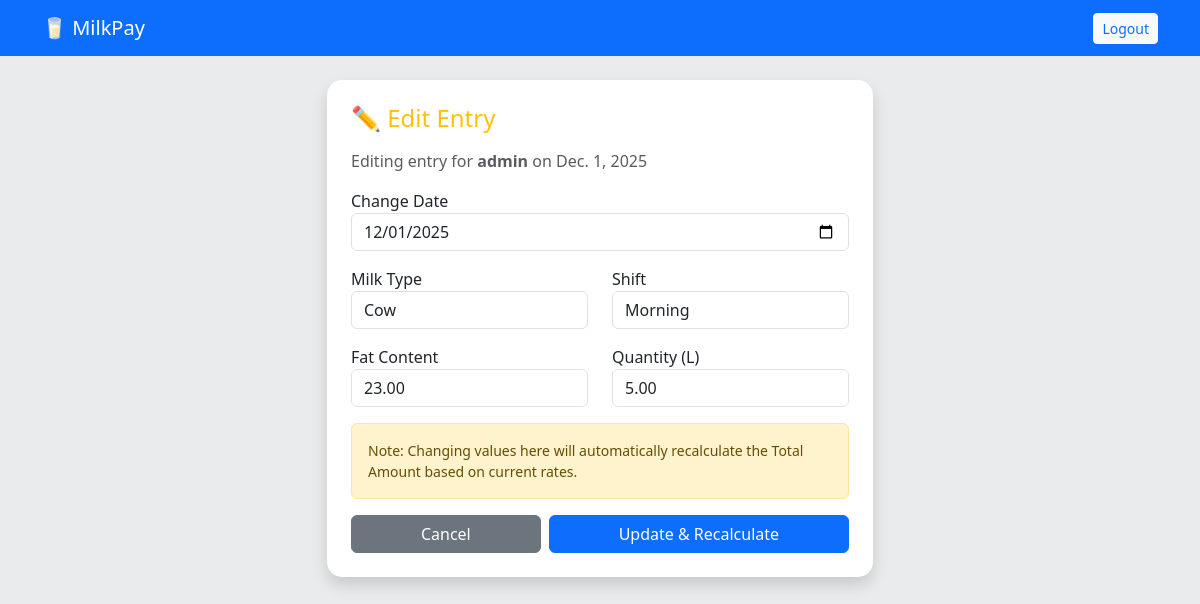
Page /edit-entry/1/ (signed in) on the committed database.
### core/models.py (models this page shows, shortened)
class MilkEntry(models.Model):
    farmer = models.ForeignKey(User, on_delete=models.CASCADE, related_name='entries',limit_choices_to={'is_farmer': True})
    date = models.DateField(default=timezone.now)
    shift = models.CharField(max_length=10, choices=[('Morning', 'Morning'), ('Evening', 'Evening')])
    milk_type = models.CharField(max_length=10, choices=[('Cow', 'Cow'), ('Buffalo', 'Buffalo')], default='Cow')
    fat = models.DecimalField(max_digits=4, decimal_places=2)
    quantity = models.DecimalField(max_digits=5, decimal_places=2) # Liters
    rate_applied = models.DecimalField(max_digits=6, decimal_places=2, blank=True)
    total_amount = models.DecimalField(max_digits=10, decimal_places=2, blank=True)
    created_at = models.DateTimeField(auto_now_add=True)

class User(AbstractUser):
    is_farmer = models.BooleanField(default=False)
    is_admin = models.BooleanField(default=False)
    phone = models.CharField(max_length=11, blank=True)
    address = models.TextField(blank=True)

### core/views.py (the view)
# urls.py: path('edit-entry/<int:entry_id>/', views.edit_entry, name='edit_entry'),
@login_required
def edit_entry(request, entry_id):
    if not request.user.is_superuser:
        return redirect('dashboard')
    entry = get_object_or_404(MilkEntry, id=entry_id)
    if request.method == 'POST':
        form = MilkEntryForm(request.POST, instance=entry)
        if form.is_valid():
            form.save()
            return redirect('admin_dashboard')
    else:
        form = MilkEntryForm(instance=entry)
    return render(request, 'core/edit_entry.html', {'form': form, 'entry': entry})

### core/forms.py (shortened to what this page needs)
class MilkEntryForm(forms.ModelForm):
    class Meta:
        model = MilkEntry
        fields = ['farmer', 'date', 'shift', 'milk_type', 'fat', 'quantity']
        widgets = {
            'farmer': forms.Select(attrs={'class': 'form-control'}),
            'date': forms.DateInput(attrs={'class': 'form-control', 'type': 'date'}),
            'shift': forms.Select(attrs={'class': 'form-control'}),
            'milk_type': forms.Select(attrs={'class': 'form-control'}),
            'fat': forms.NumberInput(attrs={'class': 'form-control', 'step': '0.1'}),
            'quantity': forms.NumberInput(attrs={'class': 'form-control', 'step': '0.1'}),
        }

### core/templates/core/edit_entry.html (shortened to what this page needs)
{% extends 'core/base.html' %}
{% block content %}
<div class="row justify-content-center">
    <div class="col-md-6">
        <div class="card p-4 shadow">
            <h4 class="mb-3 text-warning">✏️ Edit Entry</h4>
            <p class="text-muted">Editing entry for <strong>{{ entry.farmer.username }}</strong> on {{ entry.date }}</p>
            <form method="post">
                <div class="mb-3">
                    <label>Change Date</label>
                    {{ form.date }}
                </div>
                <div class="row mb-3">
                    <div class="col">
                        <label>Milk Type</label>
                        {{ form.milk_type }}
                    </div>
                    <div class="col">
                        <label>Shift</label>
                        {{ form.shift }}
                    </div>
                </div>
                <div class="row mb-3">
                    <div class="col">
                        <label>Fat Content</label>
                        {{ form.fat }}
                    </div>
                    <div class="col">
                        <label>Quantity (L)</label>
                        {{ form.quantity }}
                    </div>
                </div>
                <div class="alert alert-warning small">
                    Note: Changing values here will automatically recalculate the Total Amount based on current rates.
                </div>
                <div class="d-flex gap-2">
                    <a href="{% url 'admin_dashboard' %}" class="btn btn-secondary flex-grow-1">Cancel</a>
                    <button type="submit" class="btn btn-primary flex-grow-1">Update & Recalculate</button>
                </div>
            </form>
        </div>
    </div>
</div>
{% endblock %}

### core/templates/core/base.html (style rules this page uses)
body { background-color: #eaebec; }
.card { border-radius: 15px; border: none; box-shadow: 0 4px 6px rgba(0,0,0,0.1); }

### rows in the picture
MilkEntry: farmer.username "admin", date "Dec. 1, 2025", date "12/01/2025", milk_type "Cow", shift "Morning", fat "23.00", quantity "5.00"
